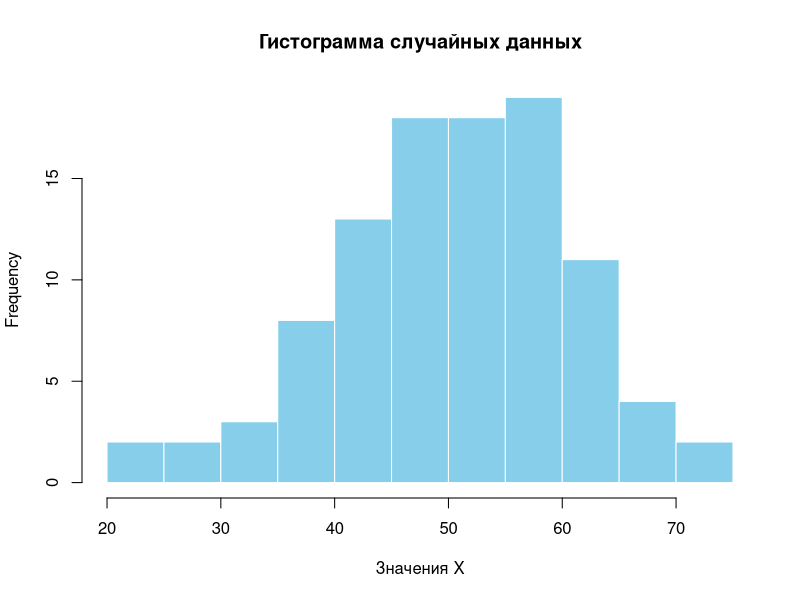

Recreate this plot in R.
## ---- chunk 1
set.seed(42)
x <- rnorm(100, mean = 50, sd = 10)
mean_x <- mean(x)
sd_x <- sd(x)
## ---- chunk 2
hist(x,
     main = "Гистограмма случайных данных",
     xlab = "Значения X",
     col = "skyblue",
     border = "white")
